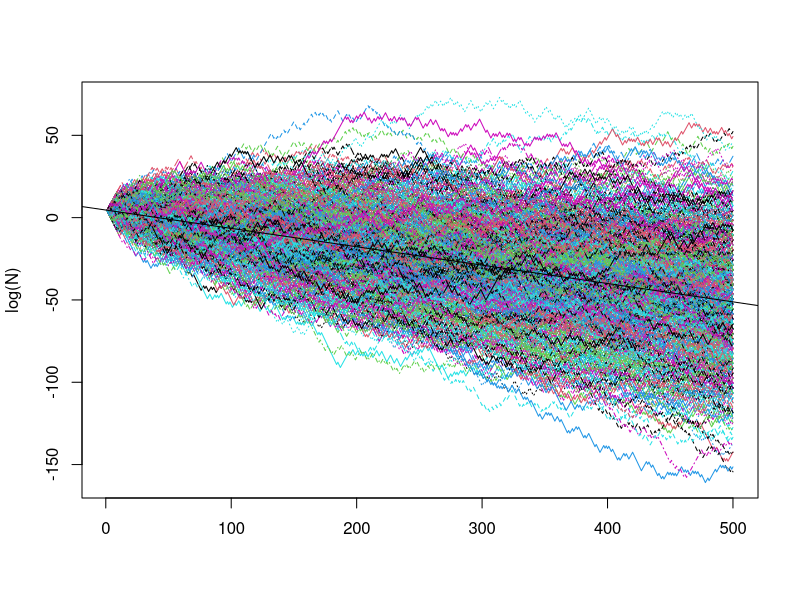

This chart was generated by the following R code:
#js=c(0.56, 0.64, 0.3, 0.4, 0, 0.38, 0.18, 0.25, 0.44);
#as=c(0.53, 0.68, 0.71, 0.38, 0.54, 0.69, 0.66, 0.49, 0.61); 
#f=c(3.38, 1.27, 2.77, 2.17, 0.05, 4.0, 2.37, 0.5, 1.6);

# Set the values R can take on
R = c(4, 0.2)
# Set the final time
Tmax = 500
# Set the number of replications
reps = 1000
# Set initial condision
N0 = 100
# Initialize a matrix of instances (columns)
N = matrix(N0,nrow=Tmax, ncol=reps)

# Run all $reps$ instances at once
for(t in 2:Tmax) {
  N[t,]=N[t-1,]*sample(x=R, size=reps, replace = TRUE)
}

# Plot all the results
matplot(log(N),type="l")
# Add the mean trend line
abline(a = log(100), b = mean(log(R)))
